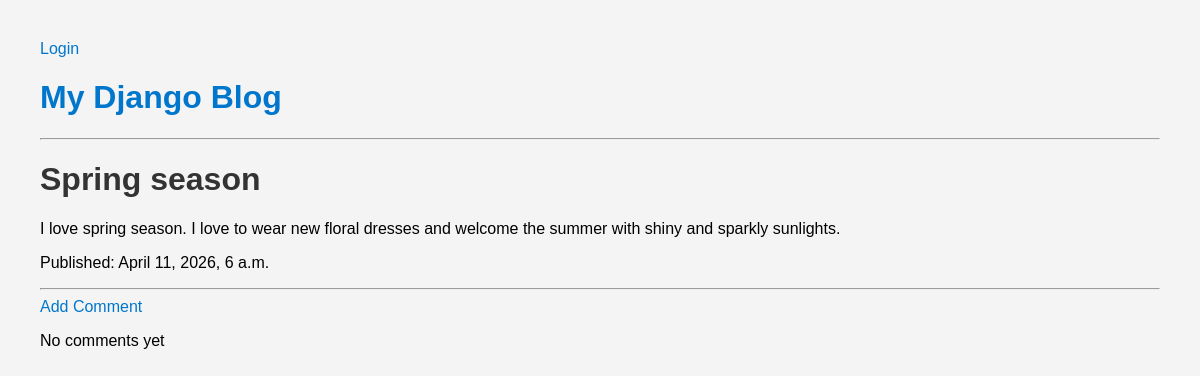
The app's page /post/2/ with its own data.
### blog/models.py (models this page shows, shortened)
class Post(models.Model):
    author = models.ForeignKey(settings.AUTH_USER_MODEL, on_delete=models.CASCADE)
    title = models.CharField(max_length=200)
    text = models.TextField()
    created_date = models.DateTimeField(default=timezone.now)
    published_date = models.DateTimeField(blank=True, null=True)

### blog/views.py (the view)
# urls.py: path('post/<int:pk>/', views.post_detail, name='post_detail'),
def post_detail(request, pk):
    post = get_object_or_404(Post, pk=pk)
    return render(request, 'blog/post_detail.html', {'post': post})

### blog/templates/blog/post_detail.html (shortened to what this page needs)
{% extends 'blog/base.html' %}
{% block content %}
<h1>{{ post.title }}</h1>
<p>{{ post.text }}</p>
<p>Published: {{ post.published_date }}</p>
<hr>
<a href="{% url 'add_comment_to_post' pk=post.pk %}">
    Add Comment
</a>
{% for comment in post.comments.all %}
    <div class="comment">
        <div class="date">{{ comment.created_date }}</div>
        <strong>{{ comment.author }}</strong>
        <p>{{ comment.text }}</p>
    </div>
{% empty %}
    <p>No comments yet</p>
{% endfor %}
{% endblock %}

### blog/static/blog/style.css (style rules this page uses)
body { font-family: Arial, sans-serif; margin: 40px; background-color: #f4f4f4; }
h1, h2, h3 { color: #333; }
a { text-decoration: none; color: #0077cc; }

### records on screen
Post: title "Spring season", text "I love spring season. I love to wear new floral dresses and welcome the summer with shiny and sparkly sunlights.", published_date "April 11, 2026, 6 a.m."
